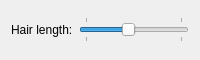
<ui version="4.0">
 <class>HairSettingsWidget</class>
 <widget class="QWidget" name="HairSettingsWidget">
  <property name="geometry">
   <rect>
    <x>0</x>
    <y>0</y>
    <width>200</width>
    <height>60</height>
   </rect>
  </property>
  <layout class="QGridLayout" name="gridLayout">
   <item row="0" column="0">
    <widget class="QLabel" name="label">
     <property name="text">
      <string>Hair length:</string>
     </property>
    </widget>
   </item>
   <item row="0" column="1">
    <widget class="QSlider" name="lengthSlider">
     <property name="orientation">
      <enum>Qt::Horizontal</enum>
     </property>
     <property name="minimum">
      <number>1</number>
     </property>
     <property name="maximum">
      <number>10</number>
     </property>
     <property name="value">
      <number>5</number>
     </property>
     <property name="tickPosition">
      <enum>QSlider::TicksBothSides</enum>
     </property>
    </widget>
   </item>
  </layout>
 </widget>
 <resources/>
 <connections/>
</ui>
